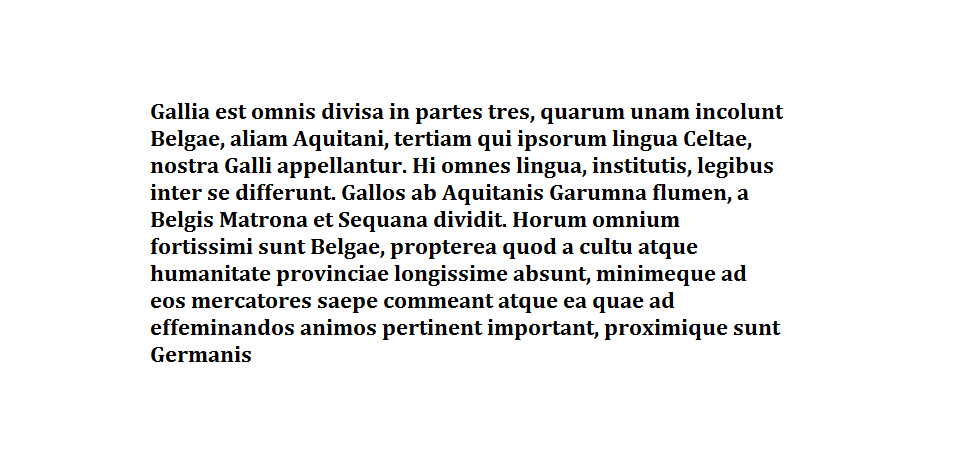
#> input picture 09_ocr/Lab9_galia.png, 953 x 463 px; the run also reads 1 picture not shown here
$ jupyter execute --allow-errors Zad1.ipynb
#> lines starting #> are read from the running program, lines starting #| are printed output that depends on the picture
[cell 1]
import numpy as np
import imageio
from PIL import Image
import matplotlib.pyplot as plt
import seaborn as sns
import cv2
import imutils
from scipy.signal import find_peaks
plt.rcParams['figure.figsize'] = (12,9)

### Zadanie 1 Analiza obrazów
#### Part A: tekst

Wczytaj obraz przedstawiający tekst, dokonaj odwrócenia kolorów (czarne tło), a
następnie jego transformacji do domeny częstotliwościowej za pomocą DFT. Przedstaw wartości fazy i modułu współczynników Fouriera (osobno).

[cell 2]
def read_img(filename):
#> called with filename = 'Lab9_galia.png'
    img = imageio.imread(filename)
#> img is the input picture: shape (463, 953, 3); mean R, G, B 237.9, 237.8, 237.9
    return np.array(img)[:,:,0]

def display_img(img, **kwargs):
    plt.figure(**kwargs)
    imgplot = plt.imshow(img, cmap='Greys_r')
    plt.show()

[cell 3]
img = read_img('Lab9_galia.png')
img = 255 - img
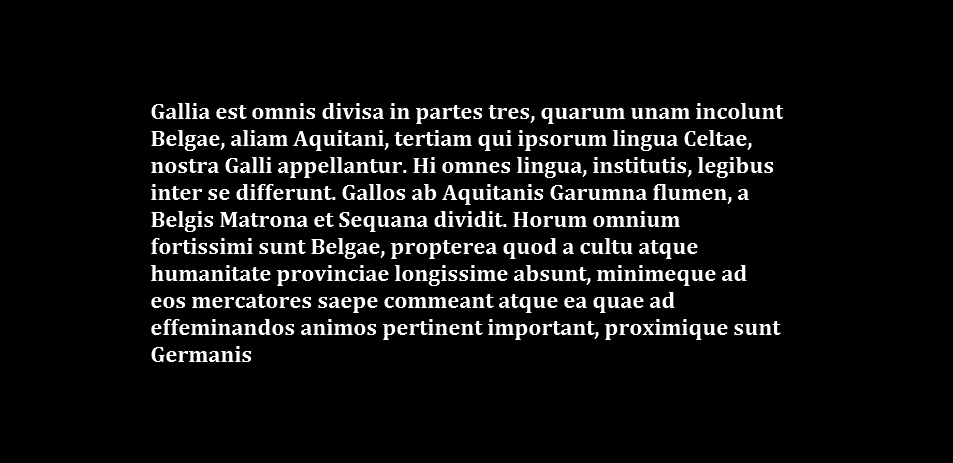
#> img: shape (463, 953); min 0, max 255, mean 17.1
display_img(img)

[cell 4]
# fft
fft = np.fft.fft2(img)
fig, axes = plt.subplots(2, 1)
sns.heatmap(np.log(np.abs(fft)), ax=axes[0])
sns.heatmap(np.angle(fft), ax=axes[1])
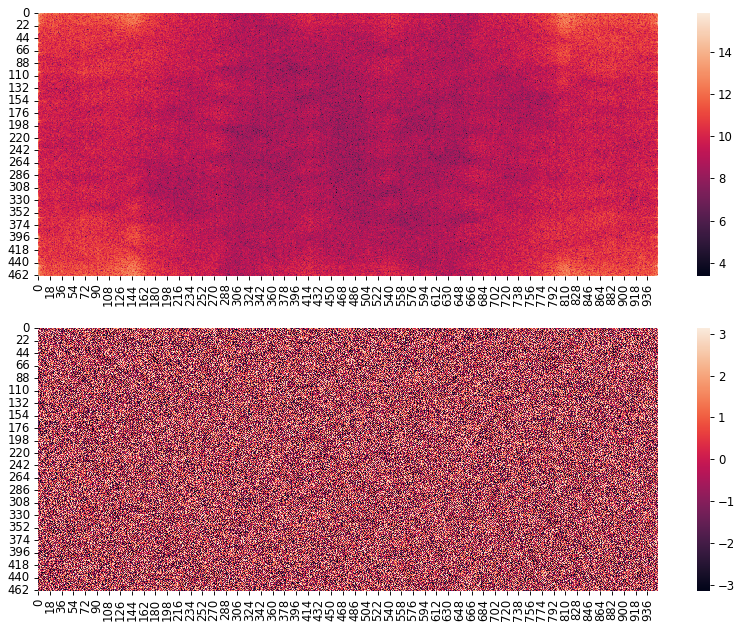
#> figure drawn by matplotlib, 4 panels

Wybierz przykładowego reprezentanta grupy - wytnij z dużego zdjęcia wzorzec
obiektu np. literę e lub charakterystyczny fragment ryby z ławicy (imcrop).
Wykorzystując transformację Fouriera oblicz korelację między wybranym wzorcem,
a całym obrazem

#> (a cell that did not finish here is left out)

imp = 255 - imp
display_img(imp, figsize=(3, 3))

[cell 6]
def get_correlations(img, p):
    fft_img = np.fft.fft2(img)
    fft_p = np.fft.fft2(np.rot90(p, 2), s=fft_img.shape)

    return  np.real(np.fft.ifft2(fft_img * fft_p))

#> (the rest of this cell did not finish here and is left out)

#> (a cell that did not finish here is left out)

#> (a cell that did not finish here is left out)

[cell 9]
result_img = np.array(imageio.imread('Lab9_galia.png'))
#> (the rest of this cell did not finish here and is left out)

[cell 10]
plt.imshow(result_img)

#### Part B: ryby

[cell 11]
fish_school = read_img('Lab9_school.jpg')
#> call 3 of read_img, with filename = 'Lab9_school.jpg'
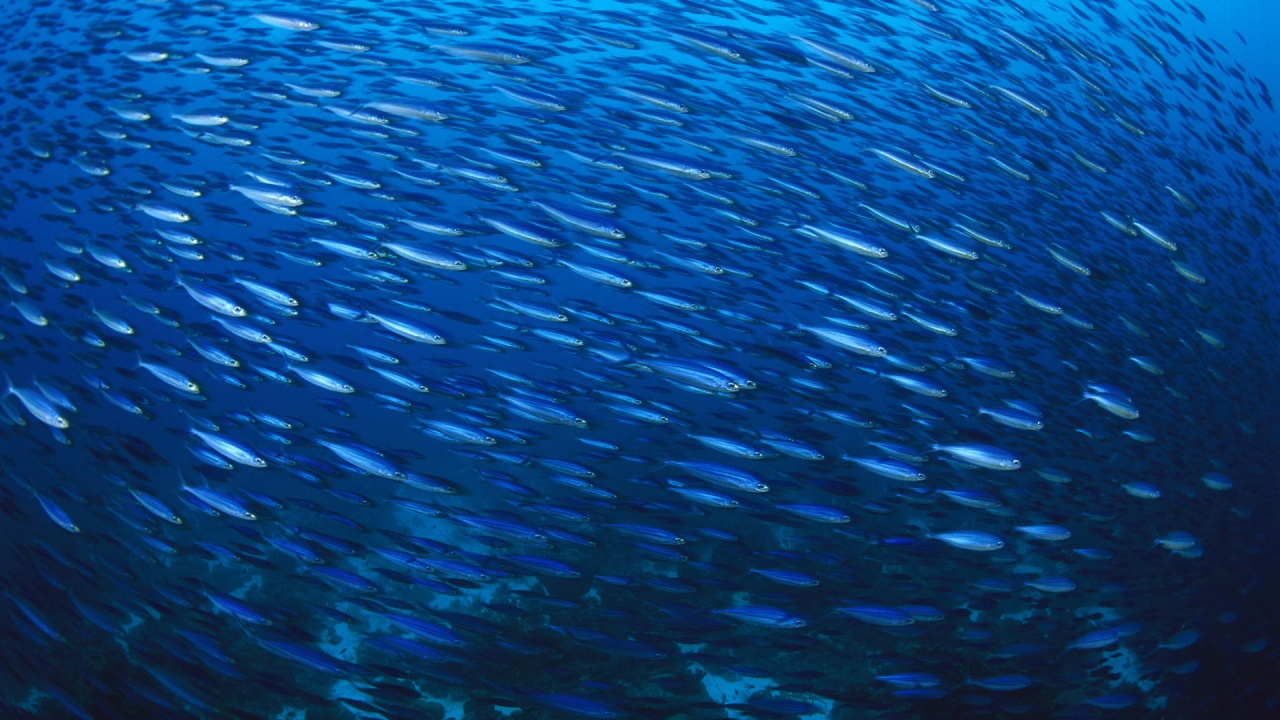
#> input picture 09_ocr/Lab9_school.jpg, 1280 x 720 px
#> in read_img, img is the input picture: shape (720, 1280, 3); mean R, G, B 9.1, 67.3, 128.5
display_img(fish_school)

[cell 12]
fish = read_img('Lab9_fish1.png')
display_img(fish, figsize=(3, 3))
#> in display_img (call 3), `plt.show()`:
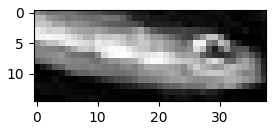
#> figure drawn by matplotlib, 1 panel

[cell 13]
fishes = [imutils.rotate_bound(fish, angle) for angle in np.linspace(-20, 20, 8, dtype=np.int32)]
#> fishes = 8 items

[cell 14]
plt.figure(figsize=(14, 4))
for i in range(8):
    plt.subplot(2, 4, i+1)
    plt.imshow(fishes[i], cmap='Greys_r')
plt.show()
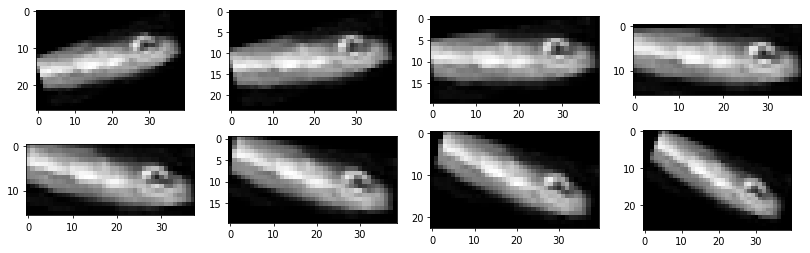
#> figure drawn by matplotlib, 8 panels

[cell 15]
correlation = np.array([get_correlations(fish_school, fish) for fish in fishes]).mean(axis=0)
#> in get_correlations (call 6), `fft_p = np.fft.fft2(np.rot90(p, 2), s=fft_img.shape)`:
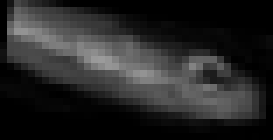
#> p: shape (20, 39) (shown 7 times larger); min 0, max 155, mean 38.7
#> in get_correlations (call 7), `fft_p = np.fft.fft2(np.rot90(p, 2), s=fft_img.shape)`:
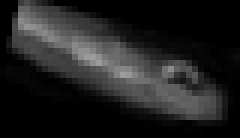
#> p: shape (23, 40) (shown 6 times larger); min 0, max 156, mean 32.8
#> in get_correlations (call 7), `return  np.real(np.fft.ifft2(fft_img * fft_p))`:
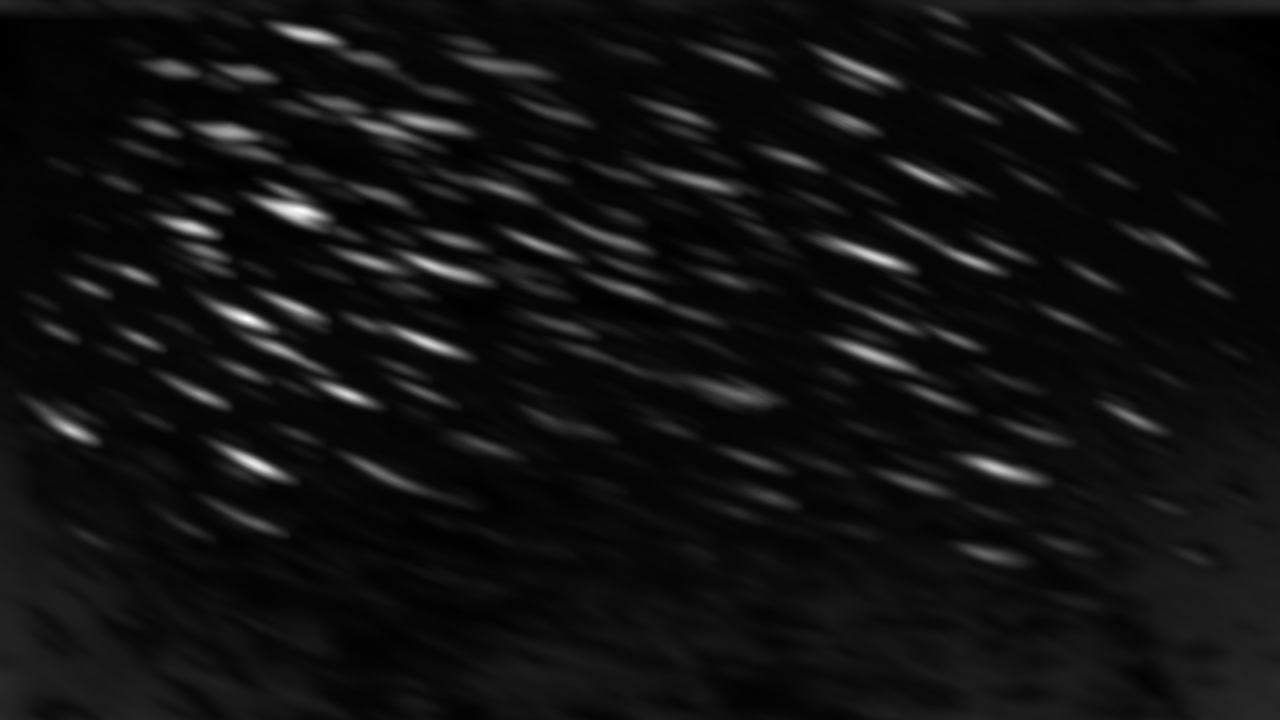
#> returned value: shape (720, 1280) float64; min 24326, max 3727403, mean 274009.6; drawn with min black and max white
#> in get_correlations (call 8), `fft_p = np.fft.fft2(np.rot90(p, 2), s=fft_img.shape)`:
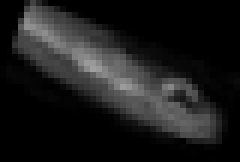
#> p: shape (27, 40) (shown 6 times larger); min 0, max 159, mean 27.9
#> in get_correlations (call 8), `return  np.real(np.fft.ifft2(fft_img * fft_p))`:
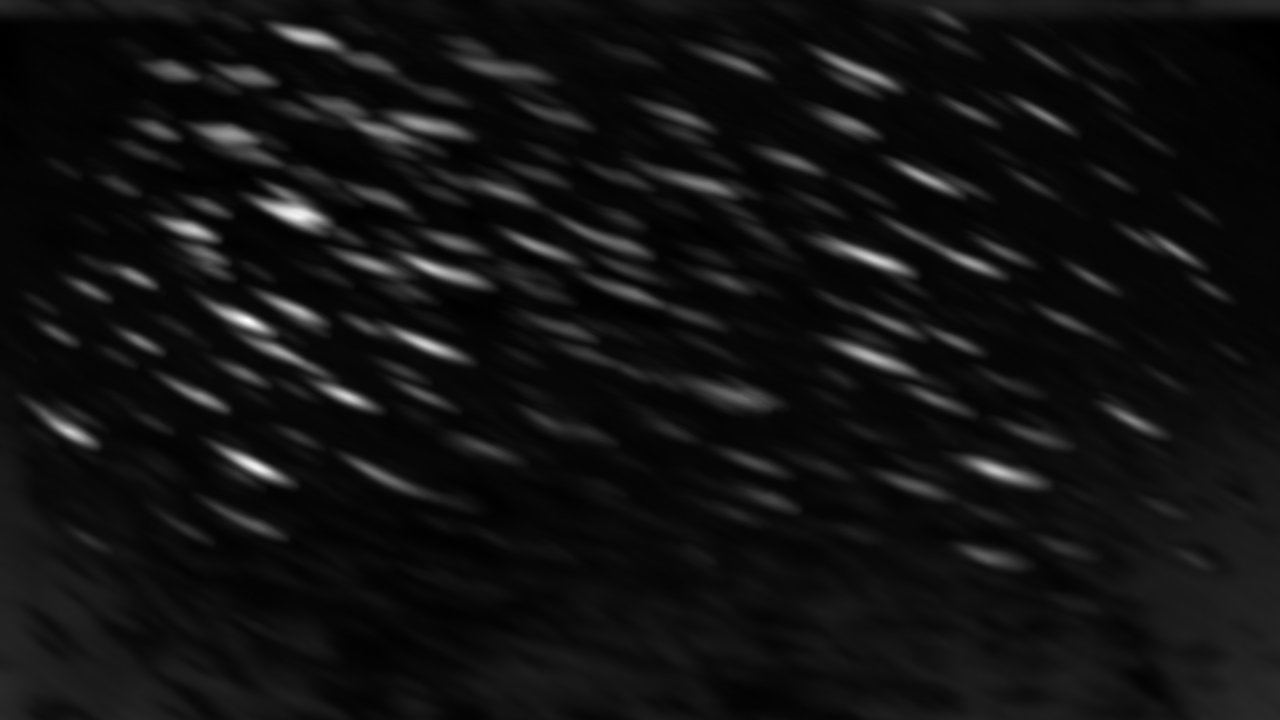
#> returned value: shape (720, 1280) float64; min 24130, max 3571679, mean 274200.5; drawn with min black and max white
